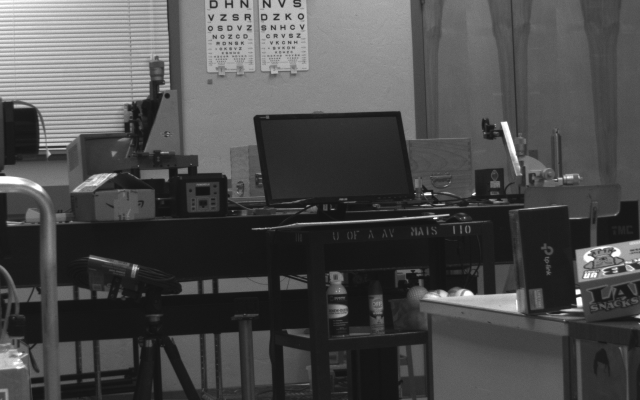
#> input picture PAT/Inference-workflow/cam4_expo150.png, 1280 x 800 px (shown at 1/2 size)
$ jupyter execute CalibratedDataInspection.ipynb   (shell and % lines are left out)
#> lines starting #> are read from the running program, lines starting #| are printed output that depends on the picture
[cell 1]
import numpy as np

def print_stat(narray, narray_name = 'Array'):
    print(narray_name + " stat: shape: {}, dtype: {}".format(narray.shape, narray.dtype))
    arr = narray.flatten()
    print("max: {}, min: {}, mean: {}, std: {}".format(arr.max(), arr.min(), arr.mean(), arr.std()))

res_w1, res_h1 = 1280, 800
res_w2, res_h2 = 1280, 800
F = np.array([[-4.82421044278448e-08,	-1.71285515462556e-06,	0.0135650778093583],
[1.72556528840005e-06,	1.67656609303512e-09,	-0.0143328867069307],
[-0.00912167234149013,	0.00993775597697036,	-0.681697861665831]])
image_coor = np.meshgrid(np.arange(res_h1), np.arange(res_w1))
cam_coor = np.stack([image_coor[1].T,
                     image_coor[0].T,
                     np.ones_like(image_coor[1].T)], axis=2)
image_coor2 = np.meshgrid(np.arange(res_h2), np.arange(res_w2))
cam_coor2 = np.stack([image_coor2[1].T,
                      image_coor2[0].T,
                      np.ones_like(image_coor2[1].T)], axis=2)

[cell 2]
cam_coor[600,280]

[cell 3]
import matplotlib.pyplot as plt

[cell 4]
import cv2
point_x, point_y = 400, 400
plt.figure(figsize=(16, 8))
img1 = cv2.imread('cam4_expo150.png', 0)
#> img1 is the input picture: shape (800, 1280); min 14, max 255, mean 76.4
plt.imshow(img1, cmap='gray')
plt.plot(point_y, point_x, marker='*', color="red")
plt.show()
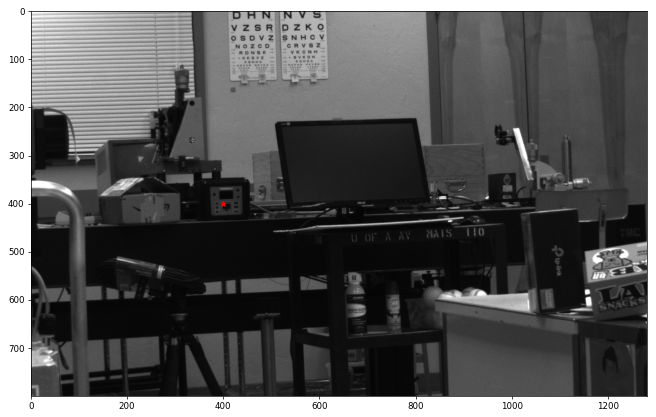
#> figure drawn by matplotlib, 1 panel

[cell 5]
lam = F.dot(np.array([point_y, point_x, 1]).reshape((-1, 3)).T)
dist = np.abs(cam_coor2.reshape((-1, 3)).dot(lam))
pps = np.argpartition(dist, res_w2, axis=0)[:res_w2].T
xxs, yys = pps//res_w2, pps%res_w2
xxs, yys

[cell 6]
argsort = np.argsort(yys[0])

[cell 7]
img2 = cv2.imread('cam1_expo500.png', 0)
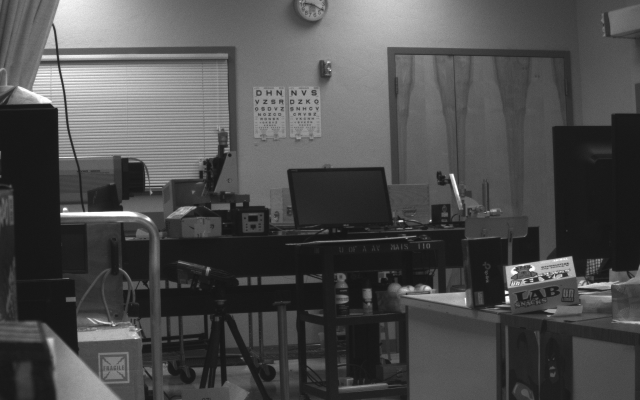
#> input picture PAT/Inference-workflow/cam1_expo500.png, 1280 x 800 px (shown at 1/2 size)
#> img2 is the input picture: shape (800, 1280); min 15, max 255, mean 77.4
plt.figure(figsize=(16, 8))
plt.imshow(img2, cmap='gray')
plt.plot(yys[0, argsort], xxs[0, argsort], color="red")
plt.show()
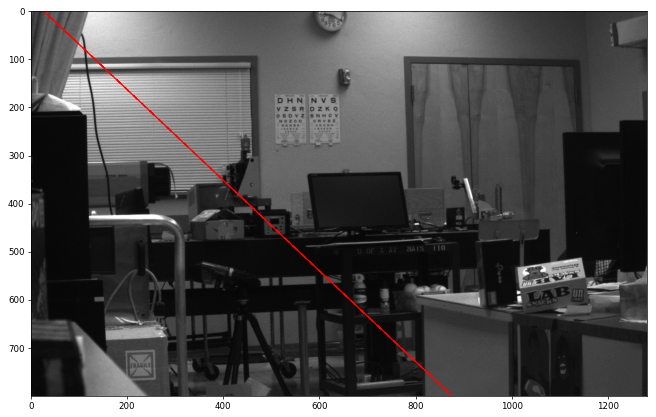
#> figure drawn by matplotlib, 1 panel

[cell 8]
lam = F.dot(np.array([point_y, point_x, 1]).reshape((-1, 3)).T)
x_lb = int(point_x/1.5 + 140)
x_ub = int(point_x/1.5 + 220)
y_lb = int(point_y/1.5 + 190)
y_ub = int(point_y/1.5 + 270)
dist = np.abs(cam_coor2[x_lb:x_ub, y_lb:y_ub].reshape((-1, 3)).dot(lam))

[cell 9]
plt.imshow(dist.reshape(80, 80))
plt.show()
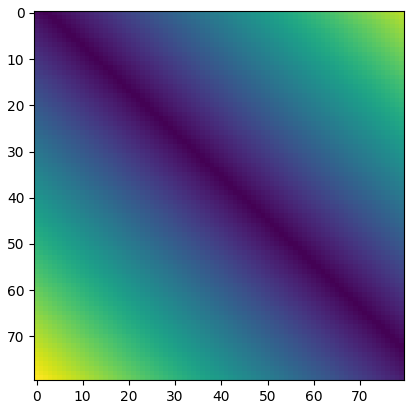
#> figure drawn by matplotlib, 1 panel

[cell 10]
n = 80
pps = np.argpartition(dist, n, axis=0)[:n].T
xxs, yys = pps//n + x_lb, pps%n+y_lb
print(xxs.shape)
xxs, yys

[cell 11]
argsort = np.argsort(yys[0])

[cell 12]
img2 = cv2.imread('cam1_expo500.png', 0)
plt.figure(figsize=(16, 8))
plt.imshow(img2, cmap='gray')
plt.plot(yys[0, argsort], xxs[0, argsort], color="red")
plt.show()

[cell 13]
F = np.array([[-3.97581572992089e-08,	-3.95153001829531e-07,	0.0134920153619862],
[3.79192112912345e-07,	-5.29231028279867e-09,	-0.000385164443855964],
[-0.00889027295478548,	0.000476491990734183,	-2.94954746159413]])

[cell 14]
lam = F.dot(np.array([point_y, point_x, 1]).reshape((-1, 3)).T)
dist = np.abs(cam_coor2.reshape((-1, 3)).dot(lam))
pps = np.argpartition(dist, res_w2, axis=0)[:res_w2].T
xxs, yys = pps//res_w2, pps%res_w2
argsort = np.argsort(yys[0])
img2 = cv2.imread('cam2_expo300.png', 0)
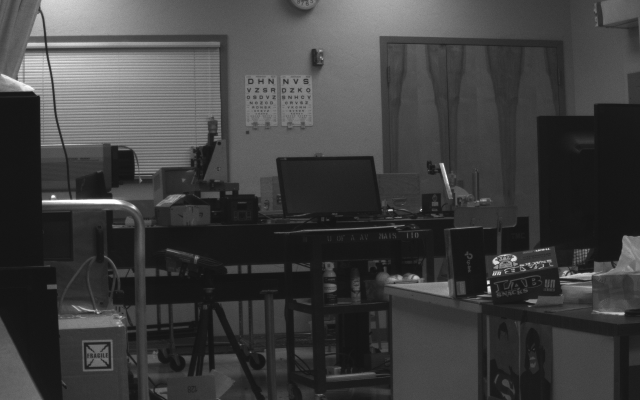
#> input picture PAT/Inference-workflow/cam2_expo300.png, 1280 x 800 px (shown at 1/2 size)
#> img2 is the input picture: shape (800, 1280); min 16, max 255, mean 63.2
plt.figure(figsize=(16, 8))
plt.imshow(img2, cmap='gray')
plt.plot(yys[0, argsort], xxs[0, argsort], color="red")
plt.show()
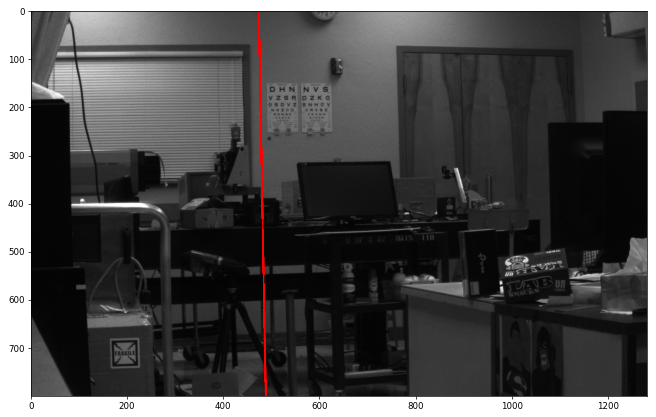
#> figure drawn by matplotlib, 1 panel

[cell 15]
lam = F.dot(np.array([point_y, point_x, 1]).reshape((-1, 3)).T)
x_lb = int(point_x/1.5 + 140)
x_ub = int(point_x/1.5 + 220)
y_lb = int(point_y/1.5 + 190)
y_ub = int(point_y/1.5 + 270)
dist = np.abs(cam_coor2[x_lb:x_ub, y_lb:y_ub].reshape((-1, 3)).dot(lam))
n = 80
pps = np.argpartition(dist, n, axis=0)[:n].T
xxs, yys = pps//n + x_lb, pps%n+y_lb
print(xxs.shape)
argsort = np.argsort(xxs[0])
img2 = cv2.imread('cam2_expo300.png', 0)
plt.figure(figsize=(16, 8))
plt.imshow(img2, cmap='gray')
plt.plot(yys[0, argsort], xxs[0, argsort], color="red")
plt.show()

[cell 16]
F = np.array([[-1.72325742774190e-08,	-1.70967758549794e-06,	0.000401656453872548],
[1.77514485090898e-06,	1.00163736098407e-08,	-0.0143002582536094],
[-0.000502122564603341,	0.00983482138825411,	2.53255407512145]])

[cell 17]
lam = F.dot(np.array([point_y, point_x, 1]).reshape((-1, 3)).T)
dist = np.abs(cam_coor2.reshape((-1, 3)).dot(lam))
pps = np.argpartition(dist, res_w2, axis=0)[:res_w2].T
xxs, yys = pps//res_w2, pps%res_w2
argsort = np.argsort(yys[0])
img2 = cv2.imread('cam3_expo800.png', 0)
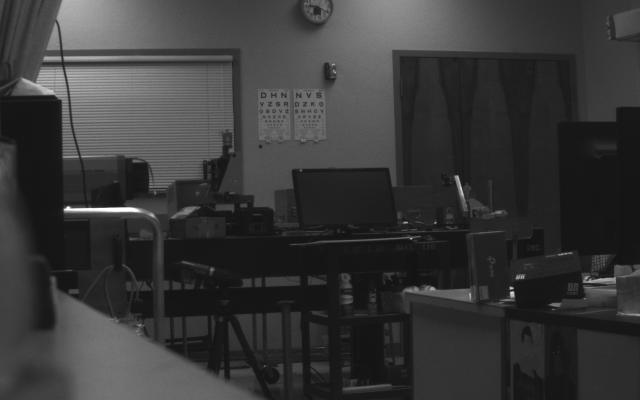
#> input picture PAT/Inference-workflow/cam3_expo800.png, 1280 x 800 px (shown at 1/2 size)
#> img2 is the input picture: shape (800, 1280); min 16, max 255, mean 55.7
plt.figure(figsize=(16, 8))
plt.imshow(img2, cmap='gray')
plt.plot(yys[0, argsort], xxs[0, argsort], color="red")
plt.show()
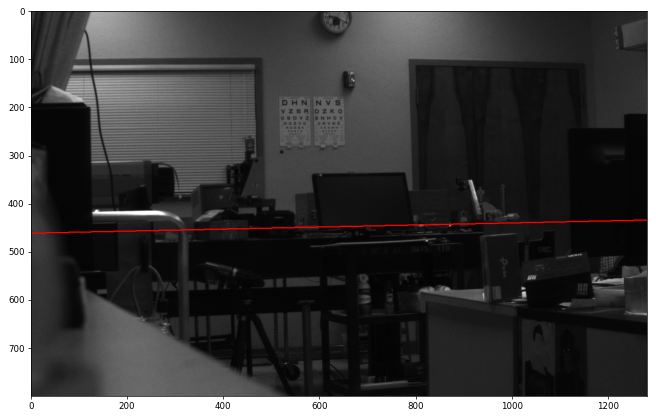
#> figure drawn by matplotlib, 1 panel

[cell 18]
lam = F.dot(np.array([point_y, point_x, 1]).reshape((-1, 3)).T)
x_lb = int(point_x/1.5 + 140)
x_ub = int(point_x/1.5 + 220)
y_lb = int(point_y/1.5 + 190)
y_ub = int(point_y/1.5 + 270)
dist = np.abs(cam_coor2[x_lb:x_ub, y_lb:y_ub].reshape((-1, 3)).dot(lam))
n = 80
pps = np.argpartition(dist, n, axis=0)[:n].T
xxs, yys = pps//n + x_lb, pps%n+y_lb
print(xxs.shape)
argsort = np.argsort(yys[0])
img2 = cv2.imread('cam3_expo800.png', 0)
plt.figure(figsize=(16, 8))
plt.imshow(img2, cmap='gray')
plt.plot(yys[0, argsort], xxs[0, argsort], color="red")
plt.show()
